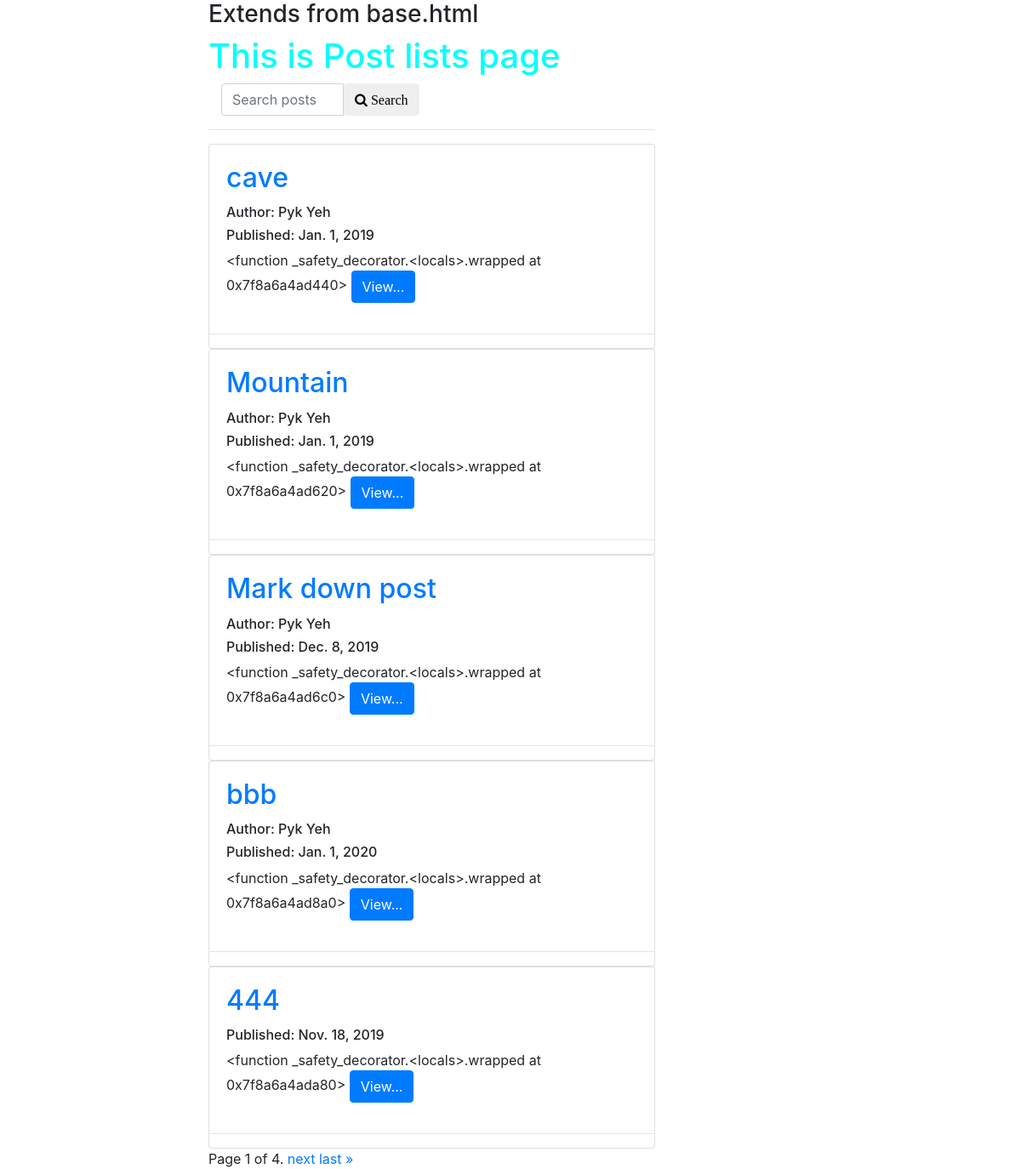
/posts/, run on an earlier commit of the app's database.
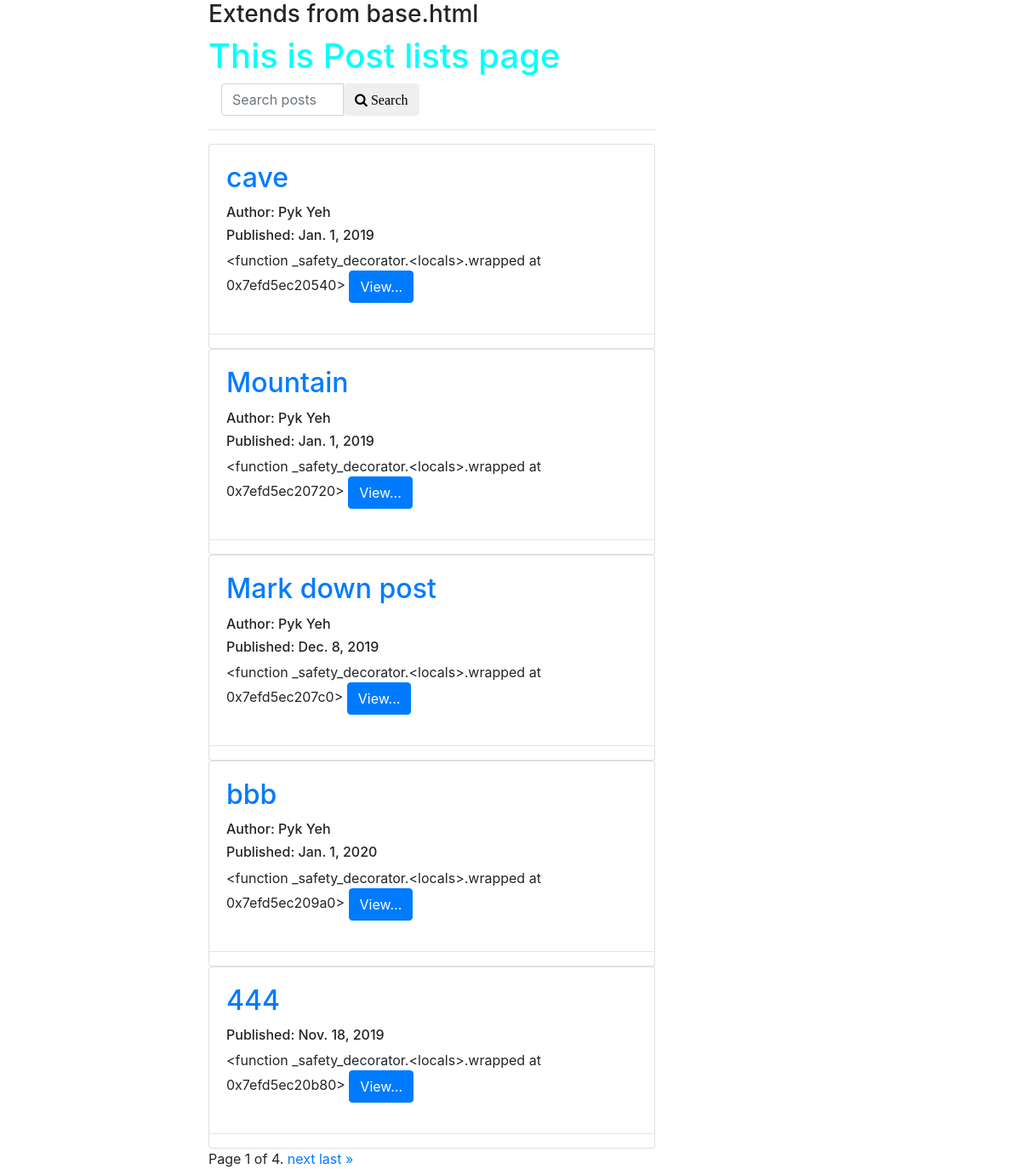
And on a later commit of the database.
### posts/models.py (models this page shows, shortened)
class Post(models.Model):
    title = models.CharField(max_length=120)
    user = models.ForeignKey(settings.AUTH_USER_MODEL, default=1, on_delete=SET_NULL, null=True)
    slug = models.SlugField(unique=True)
    read_time = models.IntegerField(default=0)
    image = models.ImageField(upload_to=upload_location,
        null=True,
        blank=True,
        height_field='height_field',
        width_field='width_field')
    height_field = models.IntegerField(default=0)
    width_field = models.IntegerField(default=0)
    content = models.TextField()
    draft = models.BooleanField(default=False)
    publish = models.DateField(auto_now=False, auto_now_add=False)
    updated = models.DateTimeField(auto_now=True, auto_now_add=False)
    timestamp = models.DateTimeField(auto_now=False, auto_now_add=True)
    objects = PostManager() # 'objects' is 'Post.objects'
    def get_absolute_url(self):
        return reverse('posts:detail', kwargs={'slug': self.slug})
    def get_markdown(self):
        return mark_safe(markdown(self.content))
    class Meta:
        ordering = ["-timestamp", "-updated"]

### posts/views.py (the view, shortened to what this page needs)
# urls.py: path('', views.post_list, name='list'),
def post_list(request):
    if request.user.is_staff or request.user.is_superuser:
        all_post_list = Post.objects.all()
    else:
        all_post_list = Post.objects.active()
    query = request.GET.get('q')
    paginator = Paginator(all_post_list, 5) #show 5 posts per page
    page_req_var = 'page'
    page = request.GET.get(page_req_var)
    context = {
        'title': 'Post lists',
        'page_req_var': page_req_var,
        'post_list': paginator.get_page(page),
        'today': timezone.now().date()
    }
    return render(request, 'posts/post_list.html', context=context)

### posts/models.py (called while the page is built)
    def active(self, *args, **kwargs):
        return super(PostManager, self).filter(draft=False).filter(publish__lte=timezone.now())

### posts/templates/posts/post_list.html (shortened to what this page needs)
{% extends "posts/base.html" %}
{% block content %}
    {{ block.super }}
    <h1>This is {{ title }} page</h1>
<div>
    <form method="GET" action="">
        <div class="col-sm-6">
        <div class="input-group">
            <input class="form-control" type="text" name="q" placeholder="Search posts" value="{{ request.GET.q }}">
            <button class="btn btn-default" type="submit"><i class="fa fa-search"> Search</i></button>
        </div>
        </div>
    </form>
    <hr>
</div>
    {% for post in post_list %}
    <div class="card">
        <div class="card-body post-detail-item">
            <h2 class="card-title"><a href="{{ post.get_absolute_url }}">{{ post.title }}</a>
            </h2>
            {% if post.user.get_full_name %}<h6>Author: {{ post.user.get_full_name }}</h6>{% endif %}
            <h6>Published: {{ post.publish }}
            </h6>
            {{ post.get_markdown | truncatechars_html:50 }}
            <a href="{{ post.get_absolute_url }}" class="btn btn-primary">View...</a>
        </div>
        <hr>
    </div>
    {% endfor %}
    <div class="pagination">
        <span class="step-links">
            <span class="current">
                Page {{ post_list.number }} of {{ post_list.paginator.num_pages }}.
            </span>
            {% if post_list.has_next %}
                <a href="?{{ page_req_var }}={{ post_list.next_page_number }}{% if request.GET.q %}&q={{ request.GET.q }}{% endif %}">next</a>
                <a href="?{{ page_req_var }}={{ post_list.paginator.num_pages }}{% if request.GET.q %}&q={{ request.GET.q }}{% endif %}">last &raquo;</a>
            {% endif %}
        </span>
    </div>
{% endblock content %}

What changed in the data, as far as the page shows it:
changed Post "cave": get_markdown "<function _safety_decorator.<locals>.wrapped at 0x7f8a6a4ad440>" → "<function _safety_decorator.<locals>.wrapped at 0x7efd5ec20540>"
computed for Post "Mountain": get_markdown "<function _safety_decorator.<locals>.wrapped at 0x7f8a6a4ad620>" → "<function _safety_decorator.<locals>.wrapped at 0x7efd5ec20720>"
computed for Post "Mark down post": get_markdown "<function _safety_decorator.<locals>.wrapped at 0x7f8a6a4ad6c0>" → "<function _safety_decorator.<locals>.wrapped at 0x7efd5ec207c0>"
changed Post "bbb": get_markdown "<function _safety_decorator.<locals>.wrapped at 0x7f8a6a4ad8a0>" → "<function _safety_decorator.<locals>.wrapped at 0x7efd5ec209a0>"
computed for Post: get_markdown "<function _safety_decorator.<locals>.wrapped at 0x7f8a6a4ada80>" → "<function _safety_decorator.<locals>.wrapped at 0x7efd5ec20b80>"
